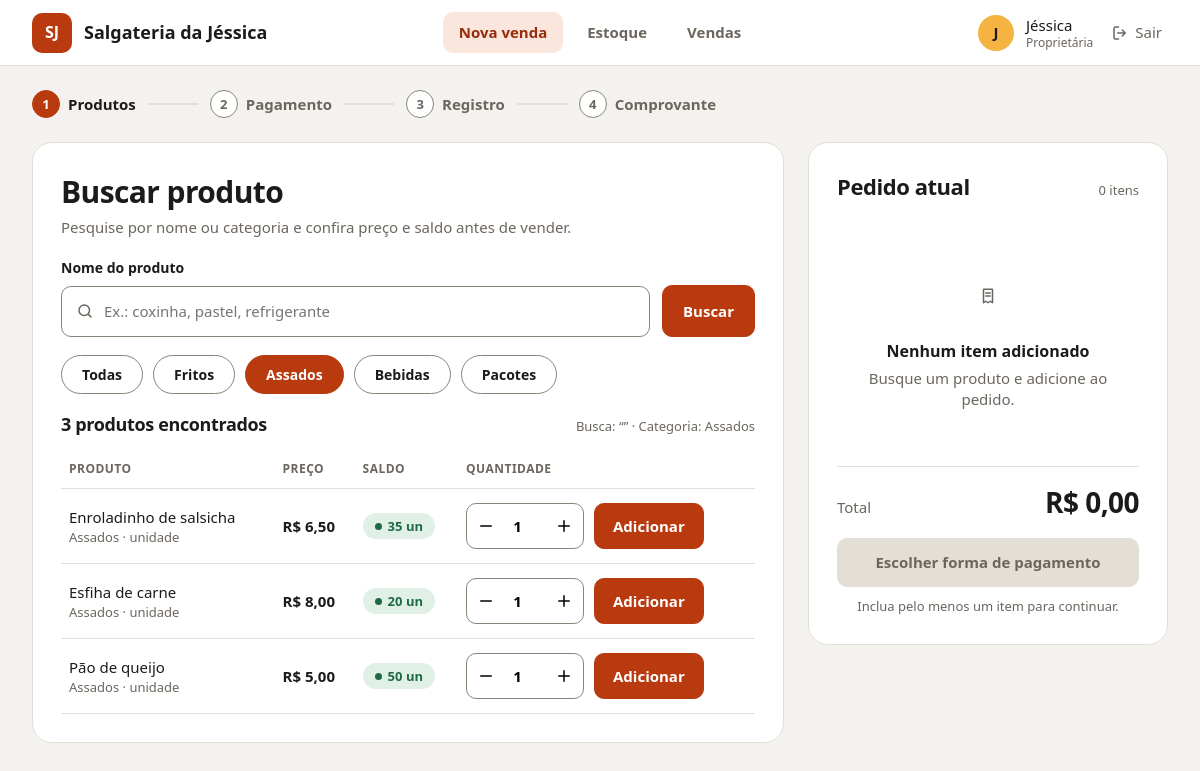
The page /?q=&cat=assados (signed in) on the database its author committed.
### loja/models.py (models this page shows, shortened)
class Produto(models.Model):
    nome = models.CharField(max_length=80)
    categoria = models.CharField(max_length=20, choices=CATEGORIAS)
    unidade = models.CharField(max_length=20, default="unidade")
    preco_centavos = models.PositiveIntegerField()
    saldo = models.PositiveIntegerField(default=0)
    ativo = models.BooleanField(default=True)
    class Meta:
        ordering = ["categoria", "nome"]

### loja/views.py (the view)
# urls.py: path("", views.pedido, name="pedido"),
@login_required
def pedido(request):
    q = request.GET.get("q", "").strip()
    cat = request.GET.get("cat", "")
    buscou = bool(q or cat)
    produtos = []
    if buscou:
        qs = Produto.objects.filter(ativo=True)
        if cat and cat != "todas":
            qs = qs.filter(categoria=cat)
        termo = _sem_acento(q)
        produtos = [p for p in qs if termo in _sem_acento(p.nome)]
        carrinho = _carrinho(request)
        for p in produtos:
            p.no_pedido = carrinho.get(str(p.id), 0)
    linhas, total, unidades = _linhas(request)
    return render(request, "loja/pedido.html", {
        "passos": _passos(1), "q": q, "cat": cat or "todas", "buscou": buscou,
        "categorias": [("todas", "Todas")] + CATEGORIAS,
        "cat_nome": dict(CATEGORIAS).get(cat, "Todas"),
        "produtos": produtos, "linhas": linhas, "total": total, "unidades": unidades,
        "ultimo": request.session.get("ultimo"), "voltar": request.get_full_path(),
    })

### loja/templatetags/dinheiro.py (called while the page is built)
def _fmt(centavos):
    inteiro, resto = divmod(int(centavos or 0), 100)
    return f"{inteiro:,}".replace(",", ".") + f",{resto:02d}"

@register.filter
def reais(centavos):
    return "R$ " + _fmt(centavos)

### loja/views.py (called while the page is built, shortened)
def _passos(atual):
    return [
        {"n": i + 1, "nome": nome,
         "estado": "done" if i + 1 < atual else "atual" if i + 1 == atual else "futuro"}
        for i, nome in enumerate(PASSOS)
    ]

def _sem_acento(texto):
    base = unicodedata.normalize("NFD", texto)
    return "".join(c for c in base if unicodedata.category(c) != "Mn").lower()

def _carrinho(request):
    return request.session.setdefault("carrinho", {})

def _linhas(request):
    carrinho = _carrinho(request)
    produtos = Produto.objects.in_bulk([int(i) for i in carrinho])
    linhas, total, unidades = [], 0, 0
    return linhas, total, unidades

### loja/templates/loja/pedido.html (shortened to what this page needs)
{% extends "loja/base.html" %}
{% load dinheiro %}
{% block conteudo %}
<div class="grade">
  <section class="cartao">
    <h1>Buscar produto</h1>
    <p class="sub">Pesquise por nome ou categoria e confira preço e saldo antes de vender.</p>
    <form method="get" class="busca">
      <div style="flex:1">
        <label class="campo" for="q">Nome do produto</label>
        <div class="entrada"><svg class="i"><use href="#i-search"/></svg>
          <input id="q" name="q" value="{{ q }}" placeholder="Ex.: coxinha, pastel, refrigerante"></div>
      </div>
      <button class="botao" style="align-self:flex-end;height:52px">Buscar</button>
    </form>
    <div class="chips">
      {% for chave, nome in categorias %}
        <a class="chip {% if chave == cat %}sel{% endif %}" href="?q={{ q|urlencode }}&cat={{ chave }}">{{ nome }}</a>
      {% endfor %}
    </div>
    {% if not buscou %}
      <div class="vazio">
        <div class="icone"><svg class="i"><use href="#i-box"/></svg></div>
        <strong>Nenhuma busca ainda</strong>
        <p>Digite o nome de um produto ou escolha uma categoria para ver preço e saldo disponíveis.</p>
      </div>
    {% else %}
      <div class="cab"><h2 style="font-size:18px">{{ produtos|length }} produto{{ produtos|length|pluralize }} encontrado{{ produtos|length|pluralize }}</h2>
        <span>Busca: “{{ q }}” · Categoria: {{ cat_nome }}</span></div>
      {% if produtos %}
      <table>
        <tr><th>Produto</th><th>Preço</th><th>Saldo</th><th>Quantidade</th><th></th></tr>
        {% for p in produtos %}
        <tr>
          <td>{{ p.nome }}
            <small>{{ p.get_categoria_display }} · {{ p.unidade }}
              {% if p.no_pedido %}<span class="selo no">No pedido: {{ p.no_pedido }}</span>{% endif %}</small></td>
          <td><b>{{ p.preco_centavos|reais }}</b></td>
          <td>{% if p.saldo > 0 %}<span class="selo">{{ p.saldo }} un</span>{% else %}<span class="selo zero">Esgotado</span>{% endif %}</td>
          <td colspan="2">
            <form method="post" action="{% url 'adicionar' p.id %}" class="acao" style="justify-content:flex-start">
              {% if p.saldo > 0 %}
              <div class="qtd" data-qtd>
                <button type="button" data-d="-1" aria-label="Diminuir"><svg class="i"><use href="#i-minus"/></svg></button>
                <input name="qtd" type="number" value="1" min="1" max="{{ p.saldo }}">
                <button type="button" data-d="1" aria-label="Aumentar"><svg class="i"><use href="#i-plus"/></svg></button>
              </div>
              <button class="botao">Adicionar</button>
              {% else %}
              <div class="qtd off"><button type="button" disabled><svg class="i"><use href="#i-minus"/></svg></button><span>0</span><button type="button" disabled><svg class="i"><use href="#i-plus"/></svg></button></div>
              <button class="botao off" disabled>Sem saldo</button>
              {% endif %}
            </form>
          </td>
        </tr>
        {% endfor %}
      </table>
      {% else %}
        <div class="vazio"><strong>Nenhum produto encontrado</strong><p>Tente outro nome ou outra categoria.</p></div>
      {% endif %}
    {% endif %}
  </section>
  <aside class="cartao painel">
    <div class="cab"><h2>Pedido atual</h2>
      <span>{{ linhas|length }} ite{{ linhas|length|pluralize:"m,ns" }}{% if linhas %} · {{ unidades }} unidade{{ unidades|pluralize }}{% endif %}</span></div>
    {% for l in linhas %}
    <div class="item-ped {% if l.produto.id == ultimo %}destaque{% endif %}">
      <div class="topo2"><span>{{ l.produto.nome }}</span><span>{{ l.subtotal|reais }}</span></div>
      <div class="muda peq">{{ l.qtd }} × {{ l.preco|reais }}</div>
      <div class="base">
        <form method="post" action="{% url 'alterar' l.produto.id %}" class="qtd peq">{% csrf_token %}
          <input type="hidden" name="voltar" value="{{ voltar }}">
          <button name="delta" value="-1" aria-label="Diminuir"><svg class="i"><use href="#i-minus"/></svg></button>
          <span>{{ l.qtd }}</span>
          <button name="delta" value="1" aria-label="Aumentar"><svg class="i"><use href="#i-plus"/></svg></button>
        </form>
        <form method="post" action="{% url 'remover' l.produto.id %}">{% csrf_token %}
          <input type="hidden" name="voltar" value="{{ voltar }}">
          <button class="remover"><svg class="i"><use href="#i-trash"/></svg> Remover</button>
        </form>
      </div>
    </div>
    {% empty %}
    <div class="vazio"><div class="icone" style="background:none"><svg class="i"><use href="#i-receipt"/></svg></div>
      <strong>Nenhum item adicionado</strong><p>Busque um produto e adicione ao pedido.</p></div>
    {% endfor %}
    <div class="total"><span class="muda">Total</span><strong>{{ total|reais }}</strong></div>
    {% if linhas %}
      <a class="botao" href="{% url 'pagamento' %}">Escolher forma de pagamento <svg class="i"><use href="#i-arrow-r"/></svg></a>
    {% else %}
      <span class="botao off">Escolher forma de pagamento</span>
      <p class="nota">Inclua pelo menos um item para continuar.</p>
    {% endif %}
  </aside>
</div>
{% endblock %}

### loja/templates/loja/base.html (shortened to what this page needs)
{% load static %}<!doctype html>
<html lang="pt-br">
<head>
  <link rel="stylesheet" href="{% static 'loja/style.css' %}">
</head>
<body>
{% block corpo %}
<header class="topo">
  <a class="marca" href="{% url 'pedido' %}"><span class="logo">SJ</span> Salgateria da Jéssica</a>
  {% with n=request.resolver_match.url_name %}
  <nav class="nav">
    <a href="{% url 'pedido' %}" class="{% if n == 'pedido' or n == 'pagamento' or n == 'registro' or n == 'comprovante' %}ativo{% endif %}">Nova venda</a>
    <a href="{% url 'estoque' %}" class="{% if n == 'estoque' %}ativo{% endif %}">Estoque</a>
    <a href="{% url 'vendas' %}" class="{% if n == 'vendas' %}ativo{% endif %}">Vendas</a>
  </nav>
  {% endwith %}
  <div class="usuario">
    <span class="avatar">{{ user.first_name|default:user.username|slice:":1"|upper }}</span>
    <span>{{ user.first_name|default:user.username }}<small>{% if user.is_superuser %}Proprietária{% else %}Atendente{% endif %}</small></span>
    <form method="post" action="{% url 'sair' %}">{% csrf_token %}
      <button class="sair"><svg class="i"><use href="#i-logout"/></svg> Sair</button>
    </form>
  </div>
</header>
<div class="pagina">
  {% if passos %}{% include "loja/_passos.html" %}{% endif %}
  {% block conteudo %}{% endblock %}
</div>
{% endblock %}
</body>
</html>

### rows shown on the page
Produto: nome "Enroladinho de salsicha", categoria "Assados", unidade "unidade", preco_centavos|reais "R$ 6,50", saldo "35"
Produto: nome "Esfiha de carne", categoria "Assados", unidade "unidade", preco_centavos|reais "R$ 8,00", saldo "20"
Produto: nome "Pão de queijo", categoria "Assados", unidade "unidade", preco_centavos|reais "R$ 5,00", saldo "50"

### other values the page prints
{{ user.first_name|default:user.username|slice:":1"|upper }} "J"
{{ user.first_name|default:user.username }} "Jéssica"
{{ p.n }} "1" "2" "3" "4"
{{ p.nome }} "Produtos" "Pagamento" "Registro" "Comprovante"
{{ nome }} "Todas" "Fritos" "Assados" "Bebidas" "Pacotes"
{{ produtos|length }} "3"
{{ cat_nome }} "Assados"
{{ linhas|length }} "0"
{{ total|reais }} "R$ 0,00"
